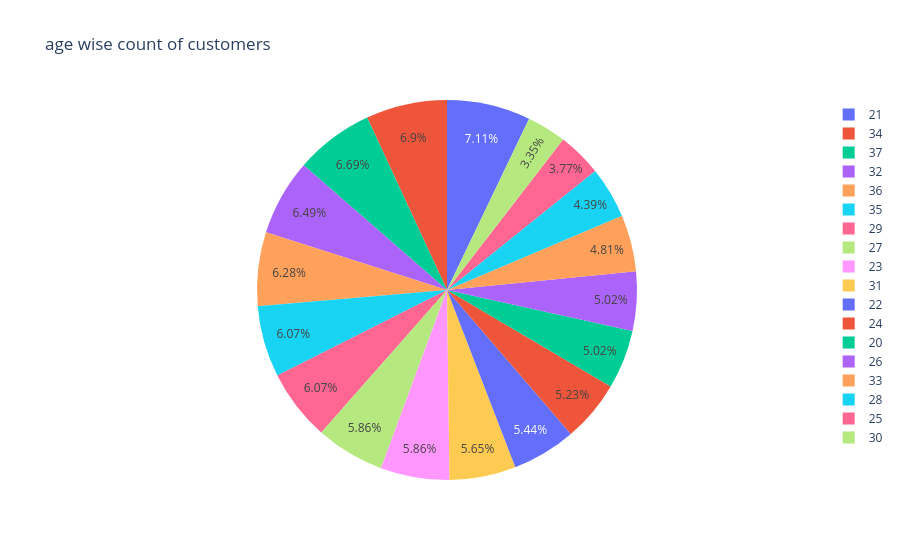

Here is the notebook cell this chart was saved with:
### Code cell
fig = px.pie(data_frame = q3, names='Age', values='count', 
             title='age wise count of customers',color='Age')
fig.show()

### Figure 1 — Plotly figure (JSON) as saved in the notebook; plotly's stock layout.template omitted (floating-point values rounded to 4 significant figures)
{"data": [{"customdata": [[21], [34], [37], [32], [36], [35], [29], [27], [23], [31], [22], [24], [20], [26], [33], [28], [25], [30]], "domain": {"x": [0, 1], "y": [0, 1]}, "hovertemplate": "Age=%{customdata[0]}<br>count=%{value}<extra></extra>", "labels": [21, 34, 37, 32, 36, 35, 29, 27, 23, 31, 22, 24, 20, 26, 33, 28, 25, 30], "legendgroup": "", "marker": {"colors": ["#636efa", "#EF553B", "#00cc96", "#ab63fa", "#FFA15A", "#19d3f3", "#FF6692", "#B6E880", "#FF97FF", "#FECB52", "#636efa", "#EF553B", "#00cc96", "#ab63fa", "#FFA15A", "#19d3f3", "#FF6692", "#B6E880"]}, "name": "", "showlegend": true, "type": "pie", "values": [34, 33, 32, 31, 30, 29, 29, 28, 28, 27, 26, 25, 24, 24, 23, 21, 18, 16]}], "layout": {"legend": {"tracegroupgap": 0}, "title": {"text": "age wise count of customers"}}}
